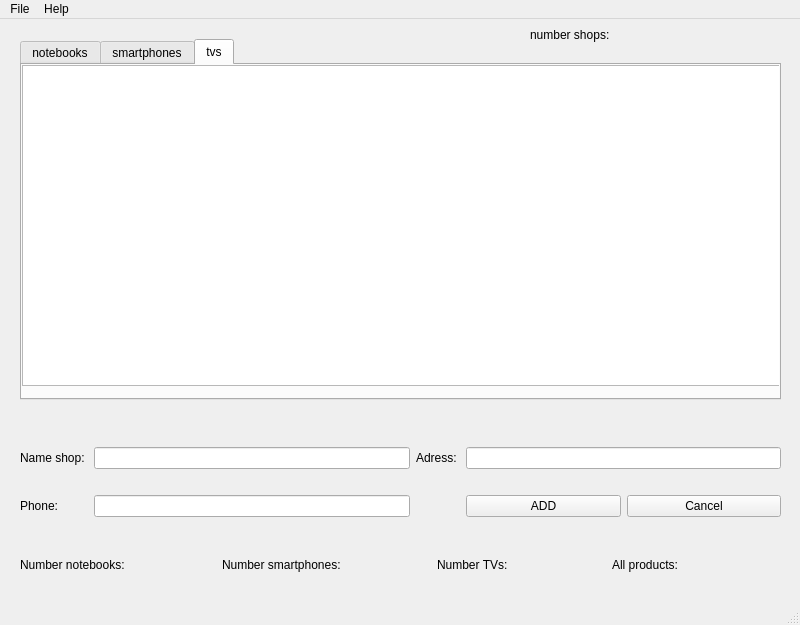
<?xml version="1.0" encoding="UTF-8"?>
<ui version="4.0">
 <class>MainWindow</class>
 <widget class="QMainWindow" name="MainWindow">
  <property name="geometry">
   <rect>
    <x>0</x>
    <y>0</y>
    <width>800</width>
    <height>625</height>
   </rect>
  </property>
  <property name="windowTitle">
   <string>MainWindow</string>
  </property>
  <widget class="QWidget" name="centralwidget">
   <widget class="QTabWidget" name="products">
    <property name="geometry">
     <rect>
      <x>20</x>
      <y>20</y>
      <width>761</width>
      <height>361</height>
     </rect>
    </property>
    <property name="currentIndex">
     <number>2</number>
    </property>
    <widget class="QWidget" name="notebooks">
     <attribute name="title">
      <string>notebooks</string>
     </attribute>
     <widget class="QTableWidget" name="table_notebooks">
      <property name="geometry">
       <rect>
        <x>0</x>
        <y>0</y>
        <width>761</width>
        <height>361</height>
       </rect>
      </property>
     </widget>
    </widget>
    <widget class="QWidget" name="smartphones">
     <attribute name="title">
      <string>smartphones</string>
     </attribute>
     <widget class="QTableWidget" name="table_smartphones">
      <property name="geometry">
       <rect>
        <x>0</x>
        <y>0</y>
        <width>761</width>
        <height>361</height>
       </rect>
      </property>
     </widget>
    </widget>
    <widget class="QWidget" name="tvs">
     <attribute name="title">
      <string>tvs</string>
     </attribute>
     <widget class="QTableWidget" name="table_tvs">
      <property name="geometry">
       <rect>
        <x>0</x>
        <y>0</y>
        <width>761</width>
        <height>321</height>
       </rect>
      </property>
     </widget>
    </widget>
   </widget>
   <widget class="QStackedWidget" name="menu">
    <property name="geometry">
     <rect>
      <x>10</x>
      <y>410</y>
      <width>771</width>
      <height>111</height>
     </rect>
    </property>
    <property name="currentIndex">
     <number>10</number>
    </property>
    <widget class="QWidget" name="main_menu">
     <widget class="QWidget" name="gridLayoutWidget">
      <property name="geometry">
       <rect>
        <x>-10</x>
        <y>10</y>
        <width>761</width>
        <height>81</height>
       </rect>
      </property>
      <layout class="QGridLayout" name="gridLayout">
       <item row="0" column="3">
        <widget class="QPushButton" name="delete_product">
         <property name="text">
          <string>Delete product</string>
         </property>
        </widget>
       </item>
       <item row="0" column="5">
        <widget class="QPushButton" name="change_shop">
         <property name="text">
          <string>Change shop</string>
         </property>
        </widget>
       </item>
       <item row="0" column="0">
        <widget class="QPushButton" name="add_new">
         <property name="text">
          <string>Add product</string>
         </property>
        </widget>
       </item>
       <item row="0" column="1">
        <widget class="QPushButton" name="edit_product">
         <property name="text">
          <string>Edit product</string>
         </property>
        </widget>
       </item>
       <item row="0" column="2">
        <widget class="QPushButton" name="pushButton_2">
         <property name="text">
          <string>Search product</string>
         </property>
        </widget>
       </item>
       <item row="0" column="4">
        <widget class="QPushButton" name="add_shop">
         <property name="text">
          <string>Add shop</string>
         </property>
        </widget>
       </item>
      </layout>
     </widget>
    </widget>
    <widget class="QWidget" name="search">
     <widget class="QWidget" name="gridLayoutWidget_3">
      <property name="geometry">
       <rect>
        <x>10</x>
        <y>0</y>
        <width>761</width>
        <height>91</height>
       </rect>
      </property>
      <layout class="QGridLayout" name="gridLayout_3">
       <item row="0" column="1">
        <widget class="QPushButton" name="search_by_firm">
         <property name="text">
          <string>Search by firm</string>
         </property>
        </widget>
       </item>
       <item row="0" column="0">
        <widget class="QPushButton" name="search_by_cost">
         <property name="text">
          <string>Search by cost</string>
         </property>
        </widget>
       </item>
      </layout>
     </widget>
    </widget>
    <widget class="QWidget" name="Notebook">
     <widget class="QWidget" name="gridLayoutWidget_4">
      <property name="geometry">
       <rect>
        <x>10</x>
        <y>-25</y>
        <width>761</width>
        <height>131</height>
       </rect>
      </property>
      <layout class="QGridLayout" name="gridLayout_4">
       <item row="0" column="5">
        <widget class="QLineEdit" name="cost_notebook"/>
       </item>
       <item row="1" column="4">
        <widget class="QLabel" name="label_14">
         <property name="text">
          <string>Architecture: </string>
         </property>
        </widget>
       </item>
       <item row="1" column="0">
        <widget class="QLabel" name="label_12">
         <property name="text">
          <string>Memory size: </string>
         </property>
        </widget>
       </item>
       <item row="1" column="1">
        <widget class="QLineEdit" name="memory"/>
       </item>
       <item row="0" column="6">
        <widget class="QLabel" name="label_11">
         <property name="text">
          <string>Firma: </string>
         </property>
        </widget>
       </item>
       <item row="0" column="0">
        <widget class="QLabel" name="label_8">
         <property name="text">
          <string>Artikul: </string>
         </property>
        </widget>
       </item>
       <item row="1" column="5">
        <widget class="QComboBox" name="architecture">
         <item>
          <property name="text">
           <string>ARM</string>
          </property>
         </item>
         <item>
          <property name="text">
           <string>x86</string>
          </property>
         </item>
        </widget>
       </item>
       <item row="0" column="3">
        <widget class="QLineEdit" name="number_notebook"/>
       </item>
       <item row="0" column="1">
        <widget class="QLineEdit" name="artikul_notebook"/>
       </item>
       <item row="0" column="2">
        <widget class="QLabel" name="label_9">
         <property name="text">
          <string>Number: </string>
         </property>
        </widget>
       </item>
       <item row="0" column="4">
        <widget class="QLabel" name="label_10">
         <property name="text">
          <string>Cost: </string>
         </property>
        </widget>
       </item>
       <item row="1" column="2">
        <widget class="QLabel" name="label_13">
         <property name="text">
          <string>Rasrad: </string>
         </property>
        </widget>
       </item>
       <item row="0" column="7">
        <widget class="QComboBox" name="firma_notebook">
         <item>
          <property name="text">
           <string>Intel</string>
          </property>
         </item>
         <item>
          <property name="text">
           <string>Apple</string>
          </property>
         </item>
         <item>
          <property name="text">
           <string>Del</string>
          </property>
         </item>
         <item>
          <property name="text">
           <string>Hp</string>
          </property>
         </item>
         <item>
          <property name="text">
           <string>LG</string>
          </property>
         </item>
         <item>
          <property name="text">
           <string>Samsung</string>
          </property>
         </item>
        </widget>
       </item>
       <item row="1" column="3">
        <widget class="QComboBox" name="rasrad">
         <item>
          <property name="text">
           <string>16</string>
          </property>
         </item>
         <item>
          <property name="text">
           <string>32</string>
          </property>
         </item>
         <item>
          <property name="text">
           <string>64</string>
          </property>
         </item>
        </widget>
       </item>
       <item row="1" column="6">
        <widget class="QPushButton" name="add_notebook">
         <property name="text">
          <string>ADD</string>
         </property>
        </widget>
       </item>
       <item row="1" column="7">
        <widget class="QPushButton" name="cancel_notebook">
         <property name="text">
          <string>CANCEL</string>
         </property>
        </widget>
       </item>
      </layout>
     </widget>
    </widget>
    <widget class="QWidget" name="TV">
     <widget class="QWidget" name="gridLayoutWidget_5">
      <property name="geometry">
       <rect>
        <x>10</x>
        <y>-10</y>
        <width>761</width>
        <height>101</height>
       </rect>
      </property>
      <layout class="QGridLayout" name="gridLayout_6">
       <item row="0" column="6">
        <widget class="QLabel" name="label_18">
         <property name="text">
          <string>Firma: </string>
         </property>
        </widget>
       </item>
       <item row="0" column="2">
        <widget class="QLabel" name="label_16">
         <property name="text">
          <string>Number: </string>
         </property>
        </widget>
       </item>
       <item row="0" column="4">
        <widget class="QLabel" name="label_17">
         <property name="text">
          <string>Cost: </string>
         </property>
        </widget>
       </item>
       <item row="0" column="1">
        <widget class="QLineEdit" name="artikul_tv"/>
       </item>
       <item row="0" column="5">
        <widget class="QLineEdit" name="cost_tv"/>
       </item>
       <item row="0" column="3">
        <widget class="QLineEdit" name="number_tv"/>
       </item>
       <item row="0" column="0">
        <widget class="QLabel" name="label_15">
         <property name="text">
          <string>Artikul: </string>
         </property>
        </widget>
       </item>
       <item row="0" column="7">
        <widget class="QComboBox" name="firma_tv">
         <item>
          <property name="text">
           <string>Samsung</string>
          </property>
         </item>
         <item>
          <property name="text">
           <string>Apple</string>
          </property>
         </item>
         <item>
          <property name="text">
           <string>Huawei</string>
          </property>
         </item>
        </widget>
       </item>
       <item row="1" column="0">
        <widget class="QLabel" name="label_19">
         <property name="text">
          <string>Screens size: </string>
         </property>
        </widget>
       </item>
       <item row="1" column="1">
        <widget class="QLineEdit" name="screen_size"/>
       </item>
       <item row="1" column="3">
        <widget class="QCheckBox" name="internet_connect">
         <property name="text">
          <string>Internet connect</string>
         </property>
        </widget>
       </item>
       <item row="1" column="4">
        <widget class="QLabel" name="label_20">
         <property name="text">
          <string>Number chanels: </string>
         </property>
        </widget>
       </item>
       <item row="1" column="5">
        <widget class="QLineEdit" name="number_chanels"/>
       </item>
       <item row="1" column="6">
        <widget class="QPushButton" name="add_tv">
         <property name="text">
          <string>ADD</string>
         </property>
        </widget>
       </item>
       <item row="1" column="7">
        <widget class="QPushButton" name="cancel_tv">
         <property name="text">
          <string>CANCEL</string>
         </property>
        </widget>
       </item>
      </layout>
     </widget>
    </widget>
    <widget class="QWidget" name="Smartphone">
     <widget class="QWidget" name="gridLayoutWidget_6">
      <property name="geometry">
       <rect>
        <x>10</x>
        <y>0</y>
        <width>751</width>
        <height>101</height>
       </rect>
      </property>
      <layout class="QGridLayout" name="gridLayout_7">
       <item row="0" column="5">
        <widget class="QLineEdit" name="cost_smartphone"/>
       </item>
       <item row="0" column="0">
        <widget class="QLabel" name="label_21">
         <property name="text">
          <string>Artikul: </string>
         </property>
        </widget>
       </item>
       <item row="0" column="3">
        <widget class="QLineEdit" name="number_smartphone"/>
       </item>
       <item row="0" column="2">
        <widget class="QLabel" name="label_22">
         <property name="text">
          <string>Number: </string>
         </property>
        </widget>
       </item>
       <item row="0" column="6">
        <widget class="QLabel" name="label_24">
         <property name="text">
          <string>Firma: </string>
         </property>
        </widget>
       </item>
       <item row="0" column="4">
        <widget class="QLabel" name="label_23">
         <property name="text">
          <string>Cost: </string>
         </property>
        </widget>
       </item>
       <item row="0" column="7">
        <widget class="QComboBox" name="firma_smartphone">
         <item>
          <property name="text">
           <string>Apple</string>
          </property>
         </item>
         <item>
          <property name="text">
           <string>Intel</string>
          </property>
         </item>
         <item>
          <property name="text">
           <string>Hp</string>
          </property>
         </item>
         <item>
          <property name="text">
           <string>LG</string>
          </property>
         </item>
        </widget>
       </item>
       <item row="0" column="1">
        <widget class="QLineEdit" name="artikul_smartphone"/>
       </item>
       <item row="1" column="0">
        <widget class="QLabel" name="label_25">
         <property name="text">
          <string>Screen size: </string>
         </property>
        </widget>
       </item>
       <item row="1" column="1">
        <widget class="QLineEdit" name="screen_size_sm"/>
       </item>
       <item row="1" column="2">
        <widget class="QLabel" name="label_26">
         <property name="text">
          <string>Hours working: </string>
         </property>
        </widget>
       </item>
       <item row="1" column="3">
        <widget class="QLineEdit" name="hours_working"/>
       </item>
       <item row="1" column="4">
        <widget class="QLabel" name="label_27">
         <property name="text">
          <string>Year production: </string>
         </property>
        </widget>
       </item>
       <item row="1" column="5">
        <widget class="QLineEdit" name="year_production"/>
       </item>
       <item row="1" column="6">
        <widget class="QPushButton" name="add_smartphone">
         <property name="text">
          <string>ADD</string>
         </property>
        </widget>
       </item>
       <item row="1" column="7">
        <widget class="QPushButton" name="cancel_smartphone">
         <property name="text">
          <string>CANCEL</string>
         </property>
        </widget>
       </item>
      </layout>
     </widget>
    </widget>
    <widget class="QWidget" name="add_product">
     <widget class="QWidget" name="gridLayoutWidget_2">
      <property name="geometry">
       <rect>
        <x>10</x>
        <y>10</y>
        <width>761</width>
        <height>81</height>
       </rect>
      </property>
      <layout class="QGridLayout" name="gridLayout_2">
       <item row="0" column="2">
        <widget class="QPushButton" name="tv">
         <property name="text">
          <string>New TV</string>
         </property>
        </widget>
       </item>
       <item row="0" column="1">
        <widget class="QPushButton" name="smartphone">
         <property name="text">
          <string>New smartphone</string>
         </property>
        </widget>
       </item>
       <item row="0" column="0">
        <widget class="QPushButton" name="notebook">
         <property name="text">
          <string>New notebook</string>
         </property>
        </widget>
       </item>
       <item row="0" column="3">
        <widget class="QPushButton" name="cancel">
         <property name="text">
          <string>Cancel</string>
         </property>
        </widget>
       </item>
      </layout>
     </widget>
    </widget>
    <widget class="QWidget" name="edit_notebook">
     <widget class="QWidget" name="gridLayoutWidget_7">
      <property name="geometry">
       <rect>
        <x>10</x>
        <y>0</y>
        <width>761</width>
        <height>106</height>
       </rect>
      </property>
      <layout class="QGridLayout" name="gridLayout_5">
       <item row="0" column="5">
        <widget class="QLineEdit" name="cost_notebook_2"/>
       </item>
       <item row="1" column="4">
        <widget class="QLabel" name="label_28">
         <property name="text">
          <string>Architecture: </string>
         </property>
        </widget>
       </item>
       <item row="1" column="0">
        <widget class="QLabel" name="label_29">
         <property name="text">
          <string>Memory size: </string>
         </property>
        </widget>
       </item>
       <item row="1" column="1">
        <widget class="QLineEdit" name="memory_2"/>
       </item>
       <item row="0" column="6">
        <widget class="QLabel" name="label_30">
         <property name="text">
          <string>Firma: </string>
         </property>
        </widget>
       </item>
       <item row="0" column="0">
        <widget class="QLabel" name="label_31">
         <property name="text">
          <string>Artikul: </string>
         </property>
        </widget>
       </item>
       <item row="1" column="5">
        <widget class="QComboBox" name="architecture_2">
         <item>
          <property name="text">
           <string>ARM</string>
          </property>
         </item>
         <item>
          <property name="text">
           <string>x86</string>
          </property>
         </item>
        </widget>
       </item>
       <item row="0" column="3">
        <widget class="QLineEdit" name="number_notebook_2"/>
       </item>
       <item row="0" column="1">
        <widget class="QLineEdit" name="artikul_notebook_2"/>
       </item>
       <item row="0" column="2">
        <widget class="QLabel" name="label_32">
         <property name="text">
          <string>Number: </string>
         </property>
        </widget>
       </item>
       <item row="0" column="4">
        <widget class="QLabel" name="label_33">
         <property name="text">
          <string>Cost: </string>
         </property>
        </widget>
       </item>
       <item row="1" column="2">
        <widget class="QLabel" name="label_34">
         <property name="text">
          <string>Rasrad: </string>
         </property>
        </widget>
       </item>
       <item row="0" column="7">
        <widget class="QComboBox" name="firma_notebook_2">
         <item>
          <property name="text">
           <string>Intel</string>
          </property>
         </item>
         <item>
          <property name="text">
           <string>Apple</string>
          </property>
         </item>
         <item>
          <property name="text">
           <string>Del</string>
          </property>
         </item>
         <item>
          <property name="text">
           <string>Hp</string>
          </property>
         </item>
         <item>
          <property name="text">
           <string>LG</string>
          </property>
         </item>
         <item>
          <property name="text">
           <string>Samsung</string>
          </property>
         </item>
        </widget>
       </item>
       <item row="1" column="3">
        <widget class="QComboBox" name="rasrad_2">
         <item>
          <property name="text">
           <string>16</string>
          </property>
         </item>
         <item>
          <property name="text">
           <string>32</string>
          </property>
         </item>
         <item>
          <property name="text">
           <string>64</string>
          </property>
         </item>
        </widget>
       </item>
       <item row="1" column="6">
        <widget class="QPushButton" name="change_notebook">
         <property name="text">
          <string>DONE</string>
         </property>
        </widget>
       </item>
       <item row="1" column="7">
        <widget class="QPushButton" name="cancel_notebook_2">
         <property name="text">
          <string>CANCEL</string>
         </property>
        </widget>
       </item>
      </layout>
     </widget>
    </widget>
    <widget class="QWidget" name="edit_smartphone">
     <widget class="QWidget" name="gridLayoutWidget_9">
      <property name="geometry">
       <rect>
        <x>10</x>
        <y>10</y>
        <width>761</width>
        <height>91</height>
       </rect>
      </property>
      <layout class="QGridLayout" name="gridLayout_9">
       <item row="0" column="5">
        <widget class="QLineEdit" name="cost_smartphone_2"/>
       </item>
       <item row="0" column="0">
        <widget class="QLabel" name="label_41">
         <property name="text">
          <string>Artikul: </string>
         </property>
        </widget>
       </item>
       <item row="0" column="3">
        <widget class="QLineEdit" name="number_smartphone_2"/>
       </item>
       <item row="0" column="2">
        <widget class="QLabel" name="label_42">
         <property name="text">
          <string>Number: </string>
         </property>
        </widget>
       </item>
       <item row="0" column="6">
        <widget class="QLabel" name="label_43">
         <property name="text">
          <string>Firma: </string>
         </property>
        </widget>
       </item>
       <item row="0" column="4">
        <widget class="QLabel" name="label_44">
         <property name="text">
          <string>Cost: </string>
         </property>
        </widget>
       </item>
       <item row="0" column="7">
        <widget class="QComboBox" name="firma_smartphone_2">
         <item>
          <property name="text">
           <string>Apple</string>
          </property>
         </item>
         <item>
          <property name="text">
           <string>Intel</string>
          </property>
         </item>
         <item>
          <property name="text">
           <string>Hp</string>
          </property>
         </item>
         <item>
          <property name="text">
           <string>LG</string>
          </property>
         </item>
        </widget>
       </item>
       <item row="0" column="1">
        <widget class="QLineEdit" name="artikul_smartphone_2"/>
       </item>
       <item row="1" column="0">
        <widget class="QLabel" name="label_45">
         <property name="text">
          <string>Screen size: </string>
         </property>
        </widget>
       </item>
       <item row="1" column="1">
        <widget class="QLineEdit" name="screen_size_sm_2"/>
       </item>
       <item row="1" column="2">
        <widget class="QLabel" name="label_46">
         <property name="text">
          <string>Hours working: </string>
         </property>
        </widget>
       </item>
       <item row="1" column="3">
        <widget class="QLineEdit" name="hours_working_2"/>
       </item>
       <item row="1" column="4">
        <widget class="QLabel" name="label_47">
         <property name="text">
          <string>Year production: </string>
         </property>
        </widget>
       </item>
       <item row="1" column="5">
        <widget class="QLineEdit" name="year_production_2"/>
       </item>
       <item row="1" column="6">
        <widget class="QPushButton" name="change_smartphone">
         <property name="text">
          <string>DONE</string>
         </property>
        </widget>
       </item>
       <item row="1" column="7">
        <widget class="QPushButton" name="cancel_smartphone_2">
         <property name="text">
          <string>CANCEL</string>
         </property>
        </widget>
       </item>
      </layout>
     </widget>
    </widget>
    <widget class="QWidget" name="edit_tv">
     <widget class="QWidget" name="gridLayoutWidget_8">
      <property name="geometry">
       <rect>
        <x>10</x>
        <y>0</y>
        <width>761</width>
        <height>101</height>
       </rect>
      </property>
      <layout class="QGridLayout" name="gridLayout_8">
       <item row="0" column="6">
        <widget class="QLabel" name="label_35">
         <property name="text">
          <string>Firma: </string>
         </property>
        </widget>
       </item>
       <item row="0" column="2">
        <widget class="QLabel" name="label_36">
         <property name="text">
          <string>Number: </string>
         </property>
        </widget>
       </item>
       <item row="0" column="4">
        <widget class="QLabel" name="label_37">
         <property name="text">
          <string>Cost: </string>
         </property>
        </widget>
       </item>
       <item row="0" column="1">
        <widget class="QLineEdit" name="artikul_tv_2"/>
       </item>
       <item row="0" column="5">
        <widget class="QLineEdit" name="cost_tv_2"/>
       </item>
       <item row="0" column="3">
        <widget class="QLineEdit" name="number_tv_2"/>
       </item>
       <item row="0" column="0">
        <widget class="QLabel" name="label_38">
         <property name="text">
          <string>Artikul: </string>
         </property>
        </widget>
       </item>
       <item row="0" column="7">
        <widget class="QComboBox" name="firma_tv_2">
         <item>
          <property name="text">
           <string>Samsung</string>
          </property>
         </item>
         <item>
          <property name="text">
           <string>Apple</string>
          </property>
         </item>
         <item>
          <property name="text">
           <string>Huawei</string>
          </property>
         </item>
        </widget>
       </item>
       <item row="1" column="0">
        <widget class="QLabel" name="label_39">
         <property name="text">
          <string>Screens size: </string>
         </property>
        </widget>
       </item>
       <item row="1" column="1">
        <widget class="QLineEdit" name="screen_size_2"/>
       </item>
       <item row="1" column="3">
        <widget class="QCheckBox" name="internet_connect_2">
         <property name="text">
          <string>Internet connect</string>
         </property>
        </widget>
       </item>
       <item row="1" column="4">
        <widget class="QLabel" name="label_40">
         <property name="text">
          <string>Number chanels: </string>
         </property>
        </widget>
       </item>
       <item row="1" column="5">
        <widget class="QLineEdit" name="number_chanels_2"/>
       </item>
       <item row="1" column="6">
        <widget class="QPushButton" name="change_tv">
         <property name="text">
          <string>DONE</string>
         </property>
        </widget>
       </item>
       <item row="1" column="7">
        <widget class="QPushButton" name="cancel_tv_2">
         <property name="text">
          <string>CANCEL</string>
         </property>
        </widget>
       </item>
      </layout>
     </widget>
    </widget>
    <widget class="QWidget" name="choose_new_shop">
     <widget class="QWidget" name="horizontalLayoutWidget_2">
      <property name="geometry">
       <rect>
        <x>9</x>
        <y>60</y>
        <width>761</width>
        <height>32</height>
       </rect>
      </property>
      <layout class="QHBoxLayout" name="horizontalLayout_3">
       <item>
        <widget class="QPushButton" name="delete_shop">
         <property name="text">
          <string>Delete shop</string>
         </property>
        </widget>
       </item>
       <item>
        <widget class="QPushButton" name="choose_new_shop_2">
         <property name="text">
          <string>CHOOSE</string>
         </property>
        </widget>
       </item>
       <item>
        <widget class="QPushButton" name="stay_shop">
         <property name="text">
          <string>CANCEL</string>
         </property>
        </widget>
       </item>
      </layout>
     </widget>
     <widget class="QTableWidget" name="table_shops">
      <property name="geometry">
       <rect>
        <x>10</x>
        <y>-30</y>
        <width>761</width>
        <height>91</height>
       </rect>
      </property>
     </widget>
    </widget>
    <widget class="QWidget" name="new_shop">
     <widget class="QWidget" name="gridLayoutWidget_10">
      <property name="geometry">
       <rect>
        <x>10</x>
        <y>-2</y>
        <width>761</width>
        <height>111</height>
       </rect>
      </property>
      <layout class="QGridLayout" name="gridLayout_10">
       <item row="1" column="0">
        <widget class="QLabel" name="label_7">
         <property name="text">
          <string>Phone: </string>
         </property>
        </widget>
       </item>
       <item row="0" column="0">
        <widget class="QLabel" name="label_5">
         <property name="text">
          <string>Name shop: </string>
         </property>
        </widget>
       </item>
       <item row="0" column="1">
        <widget class="QLineEdit" name="name_shop"/>
       </item>
       <item row="0" column="2">
        <widget class="QLabel" name="label_6">
         <property name="text">
          <string>Adress: </string>
         </property>
        </widget>
       </item>
       <item row="0" column="3">
        <widget class="QLineEdit" name="adress_shop"/>
       </item>
       <item row="1" column="1">
        <widget class="QLineEdit" name="phone_shop"/>
       </item>
       <item row="1" column="3">
        <layout class="QHBoxLayout" name="horizontalLayout_4">
         <item>
          <widget class="QPushButton" name="add_new_shop">
           <property name="text">
            <string>ADD</string>
           </property>
          </widget>
         </item>
         <item>
          <widget class="QPushButton" name="cancel_new_shop">
           <property name="text">
            <string>Cancel</string>
           </property>
          </widget>
         </item>
        </layout>
       </item>
      </layout>
     </widget>
    </widget>
   </widget>
   <widget class="QWidget" name="horizontalLayoutWidget">
    <property name="geometry">
     <rect>
      <x>20</x>
      <y>520</y>
      <width>761</width>
      <height>51</height>
     </rect>
    </property>
    <layout class="QHBoxLayout" name="horizontalLayout_2">
     <item>
      <widget class="QLabel" name="label_3">
       <property name="text">
        <string>Number notebooks: </string>
       </property>
      </widget>
     </item>
     <item>
      <widget class="QLabel" name="count_notebooks">
       <property name="text">
        <string/>
       </property>
      </widget>
     </item>
     <item>
      <widget class="QLabel" name="label_2">
       <property name="text">
        <string>Number smartphones: </string>
       </property>
      </widget>
     </item>
     <item>
      <widget class="QLabel" name="count_smartphones">
       <property name="text">
        <string/>
       </property>
      </widget>
     </item>
     <item>
      <widget class="QLabel" name="label_4">
       <property name="text">
        <string>Number TVs: </string>
       </property>
      </widget>
     </item>
     <item>
      <widget class="QLabel" name="count_tvs">
       <property name="text">
        <string/>
       </property>
      </widget>
     </item>
     <item>
      <widget class="QLabel" name="label">
       <property name="text">
        <string>All products: </string>
       </property>
      </widget>
     </item>
     <item>
      <widget class="QLabel" name="all_products">
       <property name="text">
        <string/>
       </property>
      </widget>
     </item>
    </layout>
   </widget>
   <widget class="QWidget" name="horizontalLayoutWidget_4">
    <property name="geometry">
     <rect>
      <x>530</x>
      <y>0</y>
      <width>201</width>
      <height>31</height>
     </rect>
    </property>
    <layout class="QHBoxLayout" name="horizontalLayout_5">
     <item>
      <widget class="QLabel" name="label_48">
       <property name="text">
        <string>number shops: </string>
       </property>
      </widget>
     </item>
     <item>
      <widget class="QLabel" name="number_shops">
       <property name="text">
        <string/>
       </property>
      </widget>
     </item>
    </layout>
   </widget>
  </widget>
  <widget class="QMenuBar" name="menubar">
   <property name="geometry">
    <rect>
     <x>0</x>
     <y>0</y>
     <width>800</width>
     <height>22</height>
    </rect>
   </property>
   <widget class="QMenu" name="menuFile">
    <property name="title">
     <string>File</string>
    </property>
   </widget>
   <widget class="QMenu" name="menuHelp">
    <property name="title">
     <string>Help</string>
    </property>
   </widget>
   <addaction name="menuFile"/>
   <addaction name="menuHelp"/>
  </widget>
  <widget class="QStatusBar" name="statusbar"/>
 </widget>
 <resources/>
 <connections/>
</ui>
